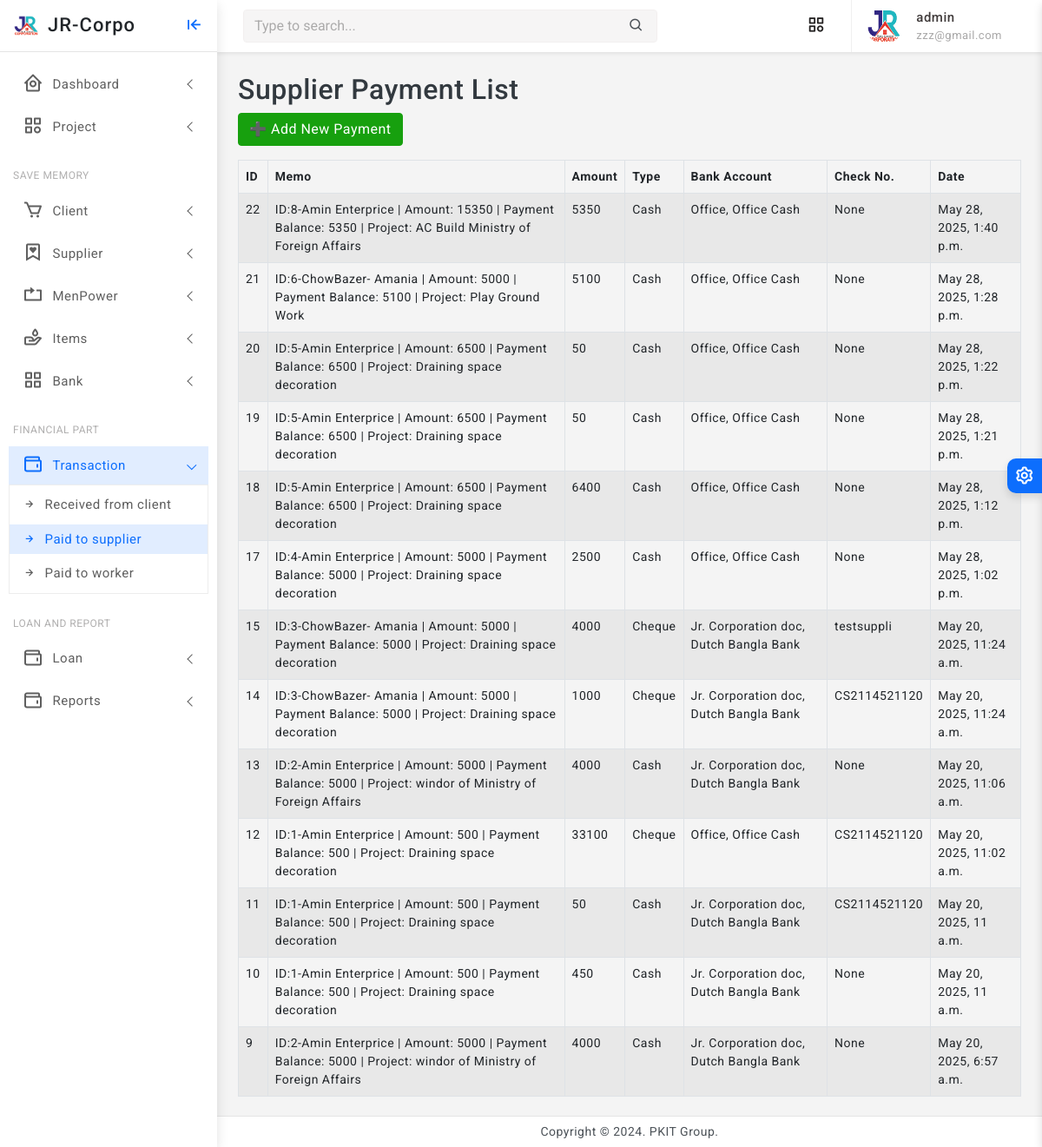
Before: /supplier-payment/list/ (signed in) with the older database file.
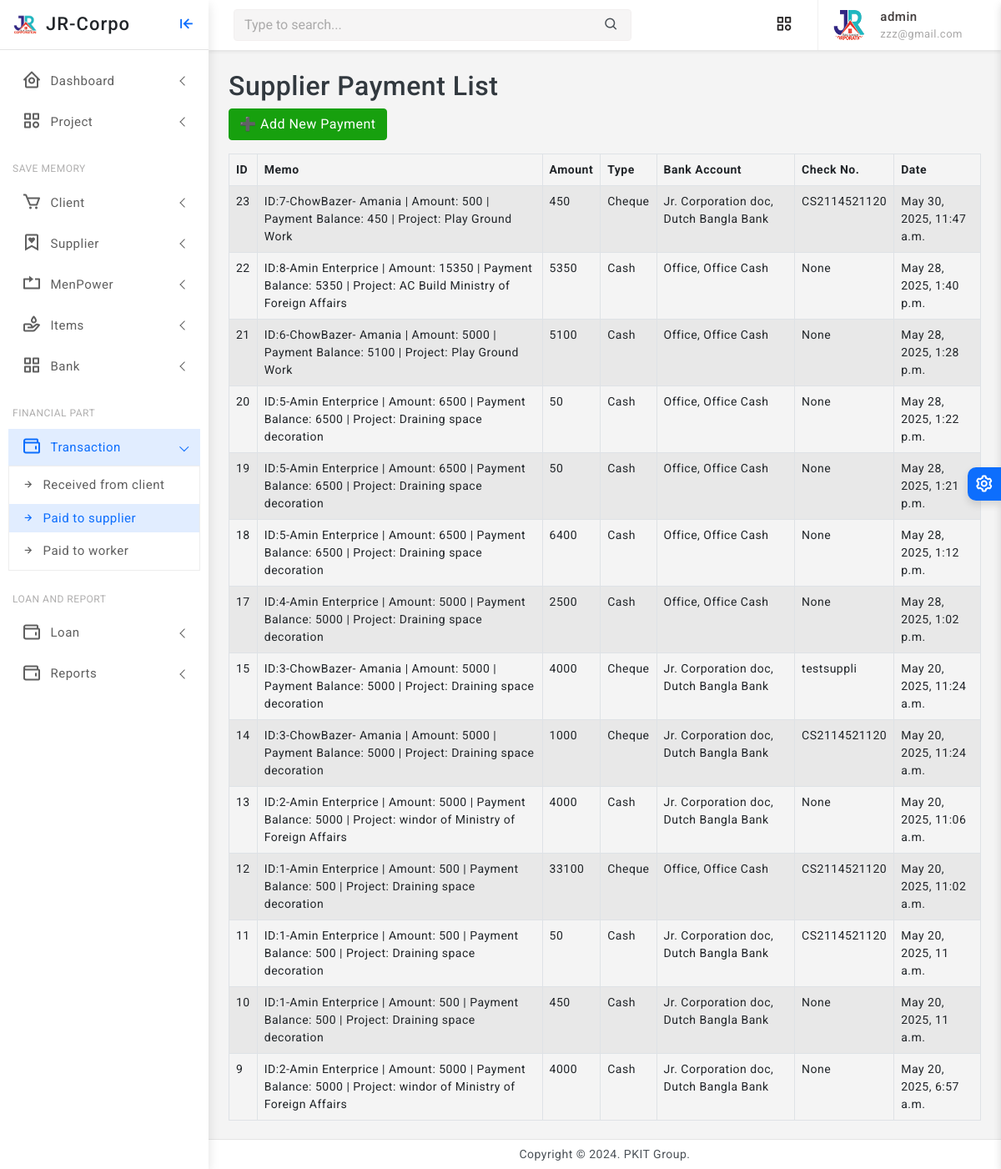
After: the same page with the newer database file.
### finance/models.py (models this page shows, shortened)
class SupplierPayment(models.Model):
    PAYMENT_TYPE_CHOICES = [
        ('CASH', 'Cash'),
        ('BANK', 'Bank Deposit'),
        ('MOBILE', 'Bkash / Nogod / Rocket'),
        ('CHEQUE', 'Cheque'),
    ]
    memo = models.ForeignKey('core.Memo', on_delete=models.CASCADE)
    amount = models.PositiveIntegerField()
    type = models.CharField(max_length=20, choices=PAYMENT_TYPE_CHOICES)
    bank_account = models.ForeignKey('BankAccount', on_delete=models.PROTECT)
    check_number = models.CharField(max_length=100, blank=True, null=True, help_text="Only fill this if payment is not Cash.")
    is_payment_done = models.BooleanField(default=False)
    created_at = models.DateTimeField(auto_now_add=True, blank=True, null=True)

class BankAccount(models.Model):
    ACCOUNT_TYPES = [
        ('CASH', 'Cash'),
        ('BANK', 'Bank Deposit'),
        ('MOBILE', 'Bkash / Nogod / Rocket'),
        ('CHEQUE', 'Cheque'),
    ]
    bank = models.ForeignKey(Bank, on_delete=models.SET_NULL, null=True, blank=True, help_text="Select bank name")
    account_name = models.CharField(max_length=100, help_text="Account holder's name")
    account_number = models.CharField(max_length=50, unique=True)
    account_type = models.CharField(max_length=10, choices=ACCOUNT_TYPES, default='SAVINGS')
    balance = models.PositiveIntegerField(default=0)
    created_at = models.DateTimeField(auto_now_add=True)
    def __str__(self):
        return f"{self.account_name}, {self.bank}"
    class Meta:
        verbose_name = "Bank Account"
        verbose_name_plural = "Bank Accounts"

class Bank(models.Model):
    name = models.CharField(max_length=100)
    def __str__(self):
        return self.name

### core/models.py (models this page shows, shortened)
class Memo(models.Model):
    project = models.ForeignKey(Project, on_delete=models.CASCADE, related_name='item_memos')
    supplier = models.ForeignKey(Supplier, on_delete=models.CASCADE, related_name='memos')
    items = models.ManyToManyField(Item, related_name='memos')
    amount = models.PositiveIntegerField(default=0)
    payment_balance = models.PositiveIntegerField(default=0, null=True, blank=True)
    is_payment_done = models.BooleanField(default=False, null=True, blank=True)
    created_at = models.DateTimeField(auto_now_add=True)
    updated_at = models.DateTimeField(auto_now=True)
    def __str__(self):
        return f"ID:{self.id}-{self.supplier} | Amount: {self.amount} | Payment Balance: {self.payment_balance} | Project: {self.project.name}"

class Organization(models.Model):
    name = models.CharField(max_length=255, unique=True)
    location = models.CharField(max_length=255)
    phone = models.CharField(max_length=20)
    logo = models.ImageField(upload_to='media/logos/', blank=True, null=True)
    created_at = models.DateTimeField(auto_now_add=True)
    updated_at = models.DateTimeField(auto_now=True)
    class Meta:
        abstract = True
    def __str__(self):
        return self.name

class Supplier(Organization):
    pass

class Project(models.Model):
    STATUS_CHOICES = [
        ('RUNNING', 'Running'),
        ('TRIAL', 'Trial Period'),
        ('CLOSED', 'Closed'),
        ('OTHER', 'Other'),
    ]
    company = models.ForeignKey(Company, on_delete=models.CASCADE, related_name='projects')
    name = models.CharField(max_length=255)
    location = models.CharField(max_length=255)
    approximate_bill = models.PositiveIntegerField(default=0)
    current_cost = models.PositiveIntegerField(default=0, null=True, blank=True)
    final_bill = models.PositiveIntegerField(default=0, null=True, blank=True)
    current_paid = models.PositiveIntegerField(default=0, null=True, blank=True)
    created_at = models.DateTimeField(auto_now_add=True)
    updated_at = models.DateTimeField(auto_now=True)
    status = models.CharField(max_length=10, null=True, blank=True, choices=STATUS_CHOICES, default='RUNNING')

### finance/views.py (the view)
# urls.py: path('supplier-payment/list/', views.supplier_payment_list, name='supplier_payment_list'),
@staff_required
def supplier_payment_list(request):
    payments = SupplierPayment.objects.select_related('memo', 'bank_account').all().order_by('-id')[:150]
    return render(request, 'payment/supplier_payment_list.html', {'payments': payments})

### finance/views.py (called while the page is built)
def staff_required(view_func):
    return user_passes_test(lambda u: u.is_authenticated and u.is_staff)(view_func)

### finance/templates/payment/supplier_payment_list.html
{% extends 'partials/base0.html' %}
{% load static %}
{% block content %}
    <h2>Supplier Payment List</h2>
    <a href="{% url 'create_supplier_payment' %}" class="btn btn-success mb-3">➕ Add New Payment</a>
    <table class="table table-bordered table-striped">
        <thead>
            <tr>
                <th>ID</th>
                <th>Memo</th>
                <th>Amount</th>
                <th>Type</th>
                <th>Bank Account</th>
                <th>Check No.</th>
                <th>Date</th>
            </tr>
        </thead>
        <tbody>
            {% for payment in payments %}
                <tr>
                    <td>{{ payment.id }}</td>
                    <td>{{ payment.memo }}</td>
                    <td>{{ payment.amount }}</td>
                    <td>{{ payment.get_type_display }}</td>
                    <td>{{ payment.bank_account }}</td>
                    <td>{{ payment.check_number }}</td>
                    <td>{{ payment.created_at|default:"-" }}</td>
                </tr>
            {% empty %}
                <tr>
                    <td colspan="8">No supplier payments found.</td>
                </tr>
            {% endfor %}
        </tbody>
    </table>
{% endblock %}

### templates/partials/base0.html (shortened to what this page needs)
<!doctype html>
<html lang="en">
{% load static %}
<head>
	<link href="{% static 'assets/plugins/vectormap/jquery-jvectormap-2.0.2.css' %}" rel="stylesheet"/>
	<link href="{% static 'assets/plugins/simplebar/css/simplebar.css' %}" rel="stylesheet" />
	<link href="{% static 'assets/plugins/perfect-scrollbar/css/perfect-scrollbar.css' %}" rel="stylesheet" />
	<link href="{% static 'assets/plugins/metismenu/css/metisMenu.min.css' %}" rel="stylesheet" />
	<link href="{% static 'assets/css/pace.min.css' %}" rel="stylesheet" />
	<link href="{% static 'assets/css/bootstrap.min.css' %}" rel="stylesheet">
	<link href="{% static 'assets/css/app.css' %}" rel="stylesheet">
	<link href="{% static 'assets/css/icons.css' %}" rel="stylesheet">
	<link rel="stylesheet" href="{% static 'assets/css/dark-theme.css' %}" />
	<link rel="stylesheet" href="{% static 'assets/css/semi-dark.css' %}" />
	<link rel="stylesheet" href="{% static 'assets/css/header-colors.css' %}" />
		<link rel="stylesheet" href="https://use.fontawesome.com/releases/v5.15.2/css/all.css"
>
</head>
<body>
	<div class="wrapper">
		<div class="sidebar-wrapper" data-simplebar="true">
			<div class="sidebar-header">
				<div>
					<img src="{% static 'assets/images/jr.png' %} " class="logo-icon" alt="logo icon">
				</div>
				<div>
				<a href="{% url 'home' %}" class="text-decoration-none">
					<h4 class="logo-text text-dark">JR-Corpo</h4>
				</a>
				</div>
				<div class="toggle-icon ms-auto"><i class='bx bx-arrow-to-left'></i>
				</div>
			</div>
			<ul class="metismenu" id="menu">
				<li>
					<a href="javascript:;" class="has-arrow">
						<div class="parent-icon"><i class='bx bx-home-circle'></i>
						</div>
						<div class="menu-title">Dashboard</div>
					</a>
				</li>
				<li>
					<a href="javascript:;" class="has-arrow">
						<div class="parent-icon"><i class="bx bx-category"></i>
						</div>
						<div class="menu-title">Project</div>
					</a>
				</li>
				<li class="menu-label">Save Memory</li>
				<li>
					<a href="javascript:;" class="has-arrow">
						<div class="parent-icon"><i class='bx bx-cart'></i>
						</div>
						<div class="menu-title"> Client </div>
					</a>
				</li>
				<li>
					<a class="has-arrow" href="javascript:;">
						<div class="parent-icon"><i class='bx bx-bookmark-heart'></i>
						</div>
						<div class="menu-title">Supplier</div>
					</a>
				</li>
				<li>
					<a class="has-arrow" href="javascript:;">
						<div class="parent-icon"><i class="bx bx-repeat"></i>
						</div>
						<div class="menu-title">MenPower</div>
					</a>
				</li>
				<li>
					<a class="has-arrow" href="javascript:;">
						<div class="parent-icon"> <i class="bx bx-donate-blood"></i>
						</div>
						<div class="menu-title">Items</div>
					</a>
				</li>
				<li>
					<a class="has-arrow" href="javascript:;">
						<div class="parent-icon"><i class="bx bx-grid-alt"></i>
						</div>
						<div class="menu-title">Bank</div>
					</a>
				</li>
				<li class="menu-label">Financial Part</li>
				<li>
					<a class="has-arrow" href="javascript:;">
						<div class="parent-icon"><i class='bx bx-wallet'></i>
						</div>
						<div class="menu-title">Transaction </div>
					</a>
					<ul>
						<li> <a href="{% url 'transaction_list' %}"><i class="bx bx-right-arrow-alt"></i>Received from client</a></li>
						<li> <a href="{% url 'supplier_payment_list' %}"><i class="bx bx-right-arrow-alt"></i>Paid to supplier</a></li>
						<li> <a href="{% url 'menpower_payment_list' %}"><i class="bx bx-right-arrow-alt"></i>Paid to worker</a></li>
					</ul>
				</li>
				<li class="menu-label">Loan and Report</li>
				<li>
					<a class="has-arrow" href="javascript:;">
						<div class="parent-icon"><i class='bx bx-wallet'></i>
						</div>
						<div class="menu-title">Loan </div>
					</a>
				</li>
				<li>
					<a class="has-arrow" href="javascript:;">
						<div class="parent-icon"><i class='bx bx-wallet'></i>
						</div>
						<div class="menu-title">Reports </div>
					</a>
				</li>
			</ul>
		</div>
	<header>
			<div class="topbar d-flex align-items-center">
				<nav class="navbar navbar-expand">
					<div class="search-bar flex-grow-1">
						<div class="position-relative search-bar-box">
							<input type="text" class="form-control search-control" placeholder="Type to search..."> <span class="position-absolute top-50 search-show translate-middle-y"><i class='bx bx-search'></i></span>
						</div>
					</div>
					<div class="top-menu ms-auto">
						<ul class="navbar-nav align-items-center">
							<li class="nav-item dropdown dropdown-large">
								<a class="nav-link dropdown-toggle dropdown-toggle-nocaret" href="#" role="button" data-bs-toggle="dropdown" aria-expanded="false">	<i class='bx bx-category'></i>
								</a>
							</li>
						</ul>
					</div>
					<div class="user-box dropdown">
						<a class="d-flex align-items-center nav-link dropdown-toggle dropdown-toggle-nocaret" href="#" role="button" data-bs-toggle="dropdown" aria-expanded="false">
							<img src="{% static 'assets/images/jr.png' %}" class="user-img" alt="user avatar">
							<div class="user-info ps-3">
								<p class="user-name mb-0">{{ user.username }}</p>
								<p class="designattion mb-0">{{ user.email }}</p>
							</div>
						</a>
					</div>
				</nav>
			</div>
	</header>
		<div class="page-wrapper">
			<div class="page-content">
				{% block content %}
				{% endblock %}
			</div>
		</div>
		<footer class="page-footer">
			<p class="mb-0">Copyright © 2024. PKIT Group.</p>
		</footer>
	</div>
	<div class="switcher-wrapper">
		<div class="switcher-btn"> <i class='bx bx-cog bx-spin'></i>
		</div>
	</div>
</body>
</html>

Changed rows visible on the page:
added SupplierPayment: id "23", memo "ID:7-ChowBazer- Amania | Amount: 500 | Payment Balance: 450 | Project: Play Ground Work", amount "450", type "Cheque", bank_account "Jr. Corporation doc, Dutch Bangla Bank", check_number "CS2114521120", created_at "May 30, 2025, 11:47 a.m."
